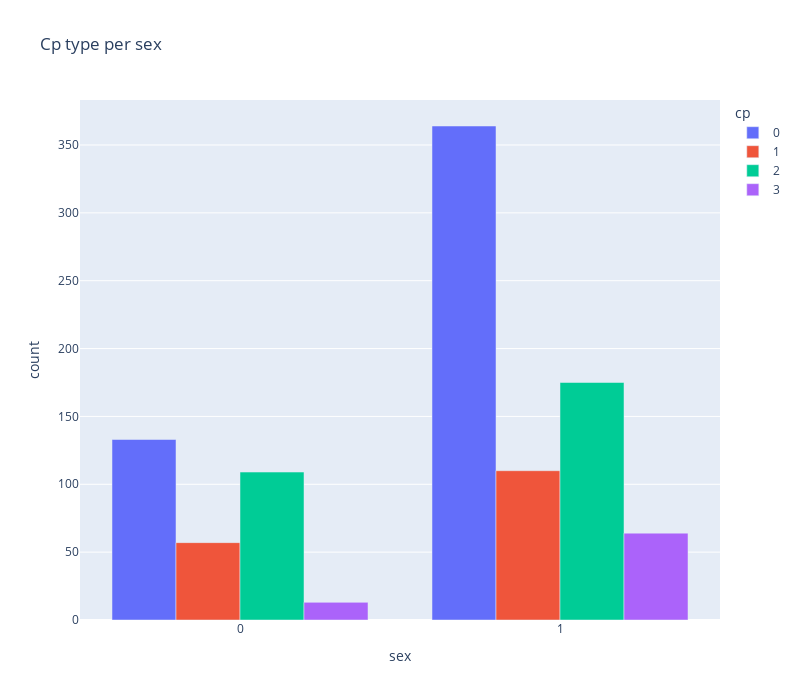

The notebook cell saved with this chart:
### Code cell
fig.show()

### Figure 1 — Plotly figure (JSON) as saved in the notebook; plotly's stock layout.template omitted (floating-point values rounded to 4 significant figures)
{"data": [{"alignmentgroup": "True", "hovertemplate": "cp=0<br>sex=%{x}<br>count=%{y}<extra></extra>", "legendgroup": "0", "marker": {"color": "#636efa", "pattern": {"shape": ""}}, "name": "0", "offsetgroup": "0", "orientation": "v", "showlegend": true, "textposition": "auto", "type": "bar", "x": [0, 1], "xaxis": "x", "y": [133, 364], "yaxis": "y"}, {"alignmentgroup": "True", "hovertemplate": "cp=1<br>sex=%{x}<br>count=%{y}<extra></extra>", "legendgroup": "1", "marker": {"color": "#EF553B", "pattern": {"shape": ""}}, "name": "1", "offsetgroup": "1", "orientation": "v", "showlegend": true, "textposition": "auto", "type": "bar", "x": [0, 1], "xaxis": "x", "y": [57, 110], "yaxis": "y"}, {"alignmentgroup": "True", "hovertemplate": "cp=2<br>sex=%{x}<br>count=%{y}<extra></extra>", "legendgroup": "2", "marker": {"color": "#00cc96", "pattern": {"shape": ""}}, "name": "2", "offsetgroup": "2", "orientation": "v", "showlegend": true, "textposition": "auto", "type": "bar", "x": [0, 1], "xaxis": "x", "y": [109, 175], "yaxis": "y"}, {"alignmentgroup": "True", "hovertemplate": "cp=3<br>sex=%{x}<br>count=%{y}<extra></extra>", "legendgroup": "3", "marker": {"color": "#ab63fa", "pattern": {"shape": ""}}, "name": "3", "offsetgroup": "3", "orientation": "v", "showlegend": true, "textposition": "auto", "type": "bar", "x": [0, 1], "xaxis": "x", "y": [13, 64], "yaxis": "y"}], "layout": {"barmode": "group", "height": 700, "legend": {"title": {"text": "cp"}, "tracegroupgap": 0}, "title": {"text": "Cp type per sex"}, "width": 800, "xaxis": {"anchor": "y", "autorange": true, "domain": [0, 1], "range": [-0.5, 1.5], "title": {"text": "sex"}, "type": "linear"}, "yaxis": {"anchor": "x", "autorange": true, "domain": [0, 1], "range": [0, 383.2], "title": {"text": "count"}, "type": "linear"}}}
